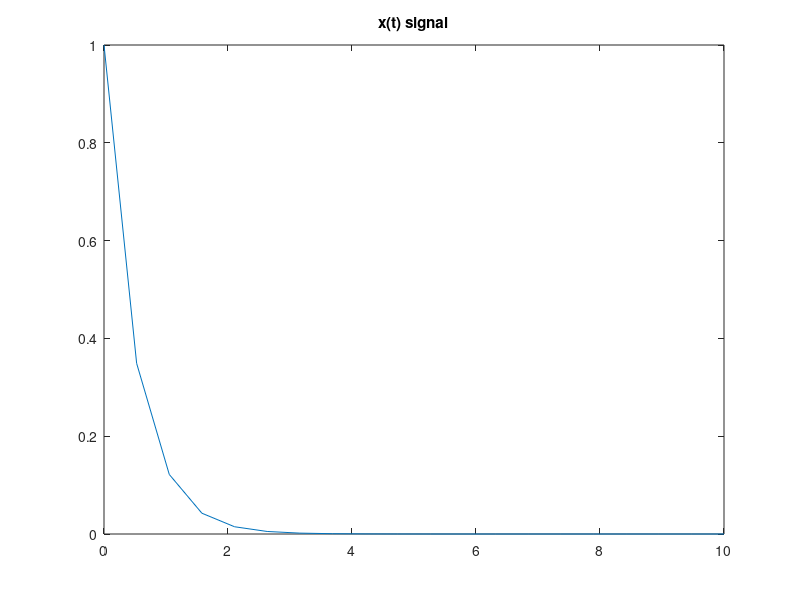
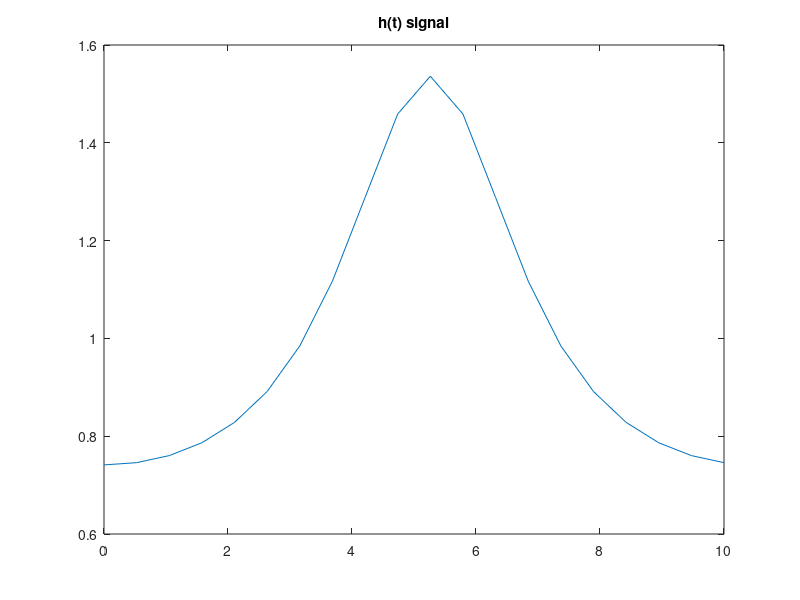
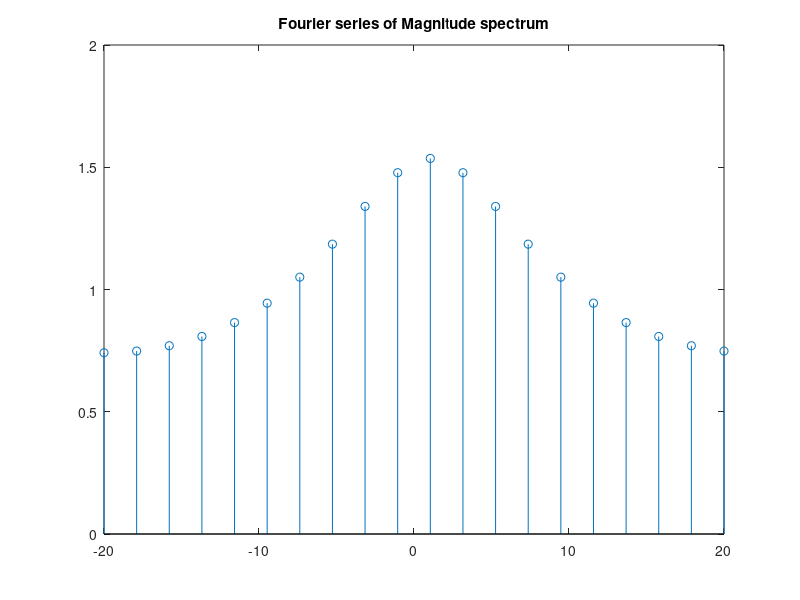
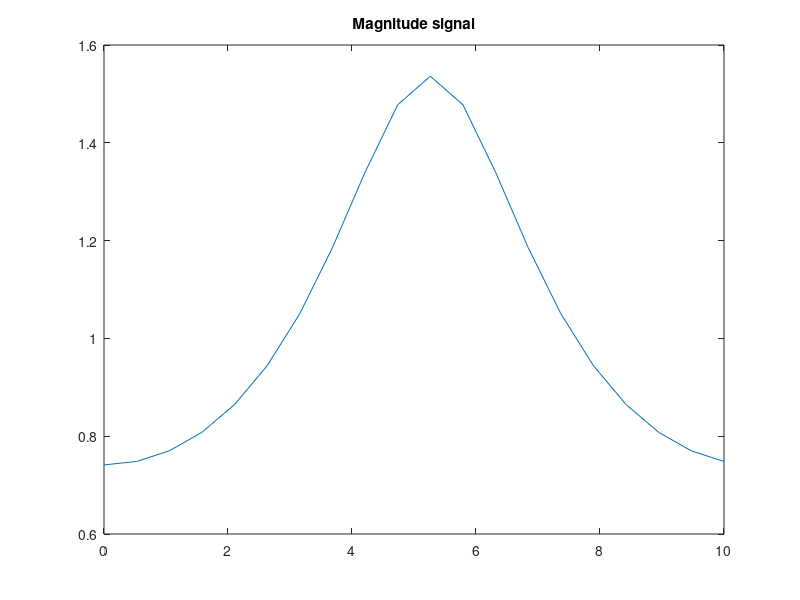

The MATLAB source for these figures, in order:
t =linspace(0,10,20);
x= exp(-2*t);

figure;    plot(t,x);    title("x(t) signal")
h=fftshift(fft(x));
figure;   plot(t,h);     title("h(t) signal")
tt = linspace(-20,20,20);
figure;  plot(tt, abs(h));  stem(tt, abs(h));
title("Fourier series of Magnitude spectrum")
figure;
plot(t, abs(h));
title("Magnitude signal")
figure;
plot(tt, angle(h));
stem(tt, angle(h));
title("Fourier series of Phase spectrum")
figure;
plot(t,angle(h));
title("Phase signal")